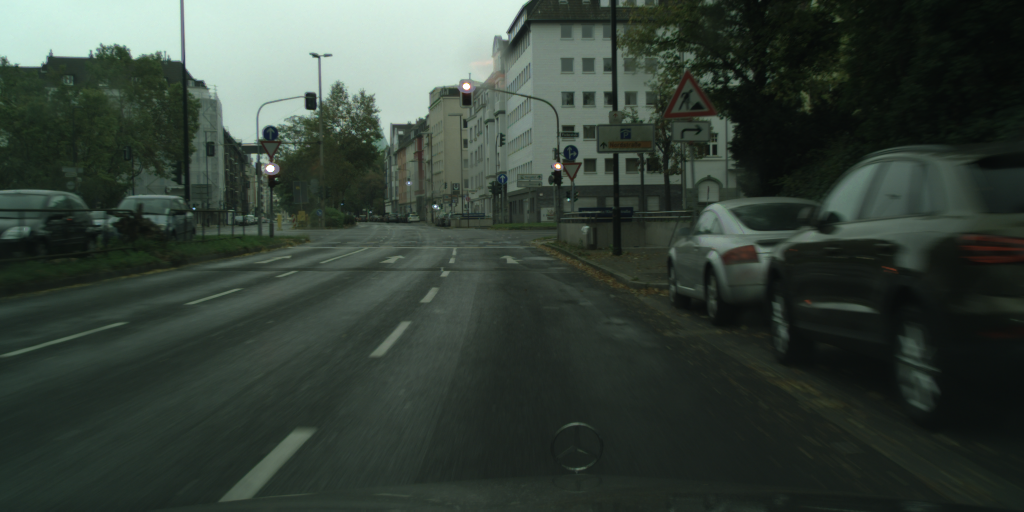
#> input picture phase_I/data/dusseldorf_000049_000024_leftImg8bit.png, 2048 x 1024 px (shown at 1/2 size); its folder holds only this picture in this run
$ python 'run_attention .py' --image phase_I/data/dusseldorf_000049_000024_leftImg8bit.png --dir phase_I/data
#> lines starting #> are read from the running program, lines starting #| are printed output that depends on the picture; after the words box and inside, x2 and y2 are one past the last pixel; in counts of white or black regions, pixels touching at a corner belong together

try:
    print("Elementary imports: ")
    import os
    import json
    import glob
    import argparse
    print("numpy/scipy imports:")
    import numpy as np
    from scipy import signal as sg
    import scipy.ndimage as ndimage
    from scipy.ndimage.filters import maximum_filter
    from scipy import misc
    print("PIL imports:")
    from PIL import Image
    print("matplotlib imports:")
    import matplotlib.pyplot as plt
    import matplotlib.patches as patches
except ImportError:
    print("Need to fix the installation")
    raise
print("All imports okay. Yay!")


def find_tfl_lights(image1, red_image, green_image, **kwargs):
    """
    Detect candidates for TFL lights. Use c_image, kwargs and you imagination to implement
    :param c_image: The image itself as np.uint8, shape of (H, W, 3)
    :param kwargs: Whatever config you want to pass in here
    :return: 4-tuple of x_red, y_red, x_green, y_green
    """
    x_red, y_red, x_green, y_green = convolution(image1,  red_image, green_image)
    return x_red, y_red, x_green, y_green
    # [5 lines of commented-out code are left out]


def show_image_and_gt(image, objs, fig_num=None):
    plt.figure(fig_num).clf()
    plt.imshow(image)
    labels = set()
    if objs is not None:
        for o in objs:
            poly = np.array(o['polygon'])[list(np.arange(len(o['polygon']))) + [0]]
            plt.plot(poly[:, 0], poly[:, 1], 'r', label=o['label'])
            labels.add(o['label'])
        if len(labels) > 1:
            plt.legend()


def test_find_tfl_lights(image_path, json_path=None, fig_num=None):
    """
    Run the attention code
    """
    image = np.array(Image.open(image_path))
#> image is the input picture: shape (1024, 2048, 3); mean R, G, B 53.7, 64.6, 56.4
    image1 = image
    # image = image[:, :, 0]
    red_image = image[:, :, 0]
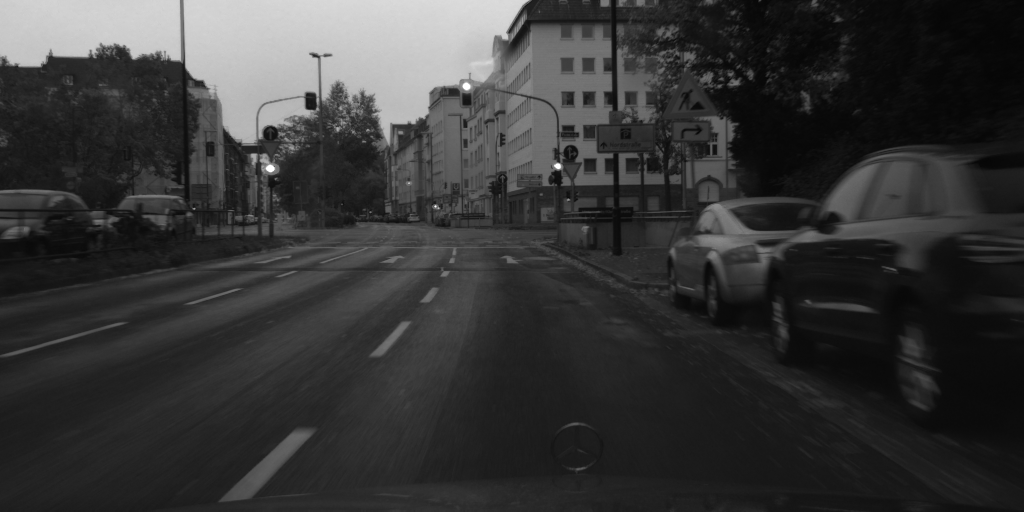
#> red_image: shape (1024, 2048) (shown at 1/2 size); min 0, max 255, mean 53.7
    green_image = image[:, :, 1]
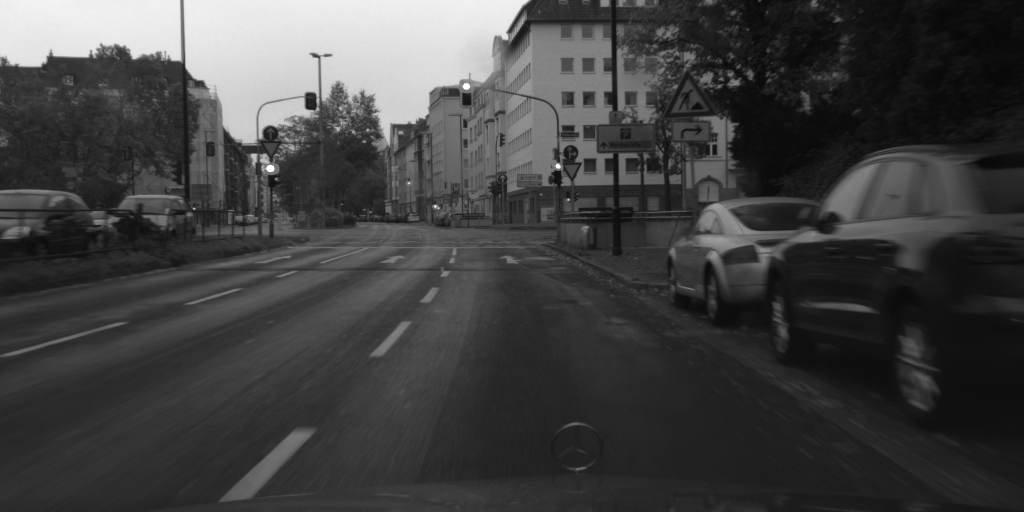
#> green_image: shape (1024, 2048) (shown at 1/2 size); min 8, max 255, mean 64.6
    if json_path is None:
        objects = None
    else:
        gt_data = json.load(open(json_path))
        what = ['traffic light']
        objects = [o for o in gt_data['objects'] if o['label'] in what]
    show_image_and_gt(image, objects, fig_num)
    red_x, red_y, green_x, green_y = find_tfl_lights(image, red_image, green_image, some_threshold=42)
    plt.plot(red_x, red_y, 'ro', color='r', markersize=4)
    plt.plot(green_x, green_y, 'ro', color='g', markersize=4)


def convolution(image1, red_image, green_image):
    kernel = np.array([[-2 / 324, -2 / 324, -2 / 324, -2 / 324, -2 / 324, -2 / 324, -2 / 324, -2 / 324, -2 / 324, -2 / 324, -2 / 324, -2 / 324, -2 / 324, -2 / 324, -2 / 324, -2/324, -2/324, -2/324],
                       [-2 / 324, -2 / 324, -1 / 324, -1 / 324, -1 / 324, -1 / 324, -1 / 324, -1 / 324, -1 / 324, -1 / 324, -1 / 324, -1 / 324, -1 / 324, -1 / 324, -1 / 324, -1/324, -2/324, -2/324],
                       [-2 / 324, -1 / 324, -1 / 324, -1 / 324, -1 / 324, -1 / 324, -1 / 324, -1 / 324, -1 / 324, -1 / 324, -1 / 324, -1 / 324, -1 / 324, -1 / 324, -1 / 324, -1/324, -1/324, -2/324],
                       [-2 / 324, -1 / 324, -1 / 324, -1 / 324, -1 / 324, -1 / 324, -1 / 324, -1 / 324, -1 / 324, -1 / 324, -1 / 324, -1 / 324, -1 / 324, -1 / 324, -1 / 324, -1/324, -1/324, -2/324],
                       [-2 / 324, -1 / 324, -1 / 324, -1 / 324, -1 / 324, -2 / 324, -2 / 324, -1 / 324, -1 / 324, -1 / 324, -1 / 324, -1 / 324, -2 / 324, -1 / 324, -1 / 324, -1/324, -1/324, -2/324],
                       [-2 / 324, -1 / 324, -1 / 324, -1 / 324, -1 / 324, -2 / 324, -2 / 324, -2 / 324, -2 / 324, -2 / 324, -2 / 324, -2 / 324, -2 / 324, -1 / 324, -1 / 324, -1/324, -1/324, -2/324],
                       [-2 / 324, -1 / 324, -1 / 324, -1 / 324, -1 / 324, -2 / 324, 11 / 324, 11 / 324, 11 / 324, 11 / 324, 11 / 324, 11 / 324, -2 / 324, -1 / 324, -1 / 324, -1/324, -1/324, -2/324],
                       [-2 / 324, -1 / 324, -1 / 324, -1 / 324, -1 / 324, -2 / 324, 11 / 324, 11 / 324, 11 / 324, 11 / 324, 11 / 324, 11 / 324, -2 / 324, -1 / 324, -1 / 324, -1/324, -1/324, -2/324],
                       [-2 / 324, -1 / 324, -1 / 324, -1 / 324, -1 / 324, -2 / 324, 11 / 324, 11 / 324, 11 / 324, 11 / 324, 11 / 324, 11 / 324, -2 / 324, -1 / 324, -1 / 324, -1/324, -1/324, -2/324],
                       [-2 / 324, -1 / 324, -1 / 324, -1 / 324, -1 / 324, -2 / 324, 11 / 324, 11 / 324, 11 / 324, 11 / 324, 11 / 324, 11 / 324, -2 / 324, -1 / 324, -1 / 324, -1/324, -1/324, -2/324],
                       [-2 / 324, -1 / 324, -1 / 324, -1 / 324, -1 / 324, -2 / 324, 11 / 324, 11 / 324, 11 / 324, 11 / 324, 11 / 324, 11 / 324, -2 / 324, -1 / 324, -1 / 324, -1/324, -1/324, -2/324],
                       [-2 / 324, -1 / 324, -1 / 324, -1 / 324, -1 / 324, -2 / 324, 11 / 324, 11 / 324, 11 / 324, 11 / 324, 11 / 324, 11 / 324, -2 / 324, -1 / 324, -1 / 324, -1/324, -1/324, -2/324],
                       [-2 / 324, -1 / 324, -1 / 324, -1 / 324, -1 / 324, -2 / 324, -2 / 324, -2 / 324, -2 / 324, -2 / 324, -2 / 324, -2 / 324, -2 / 324, -1 / 324, -1 / 324, -1/324, -1/324, -2/324],
                       [-2 / 324, -1 / 324, -1 / 324, -1 / 324, -1 / 324, -2 / 324, -2 / 324, -1 / 324, -1 / 324, -1 / 324, -1 / 324, -2 / 324, -2 / 324, -1 / 324, -1 / 324, -1/324, -1/324, -2/324],
                       [-2 / 324, -1 / 324, -1 / 324, -1 / 324, -1 / 324, -1 / 324, -1 / 324, -1 / 324, -1 / 324, -1 / 324, -1 / 324, -1 / 324, -1 / 324, -1 / 324, -1 / 324, -1/324, -1/324, -2/324],
                       [-2 / 324, -1 / 324, -1 / 324, -1 / 324, -1 / 324, -1 / 324, -1 / 324, -1 / 324, -1 / 324, -1 / 324, -1 / 324, -1 / 324, -1 / 324, -1 / 324, -1 / 324, -1/324, -1/324, -2/324],
                       [-2 / 324, -2 / 324, -1 / 324, -1 / 324, -1 / 324, -1 / 324, -1 / 324, -1 / 324, -1 / 324, -1 / 324, -1 / 324, -1 / 324, -1 / 324, -1 / 324, -1 / 324, -1/324, -2/324, -2/324],
                       [-2 / 324, -2 / 324, -2 / 324, -2 / 324, -2 / 324, -2 / 324, -2 / 324, -2 / 324, -2 / 324, -2 / 324, -2 / 324, -2 / 324, -2 / 324, -2 / 324, -2 / 324, -2/324, -2/324, -2/324]])  # Gx + j*Gy
    # scharr = np.array([[-5, 9, 8], [-21, 8, -21], [-0.8, 0, 0]])
    red = sg.convolve2d(red_image, kernel, boundary='symm', mode='same')
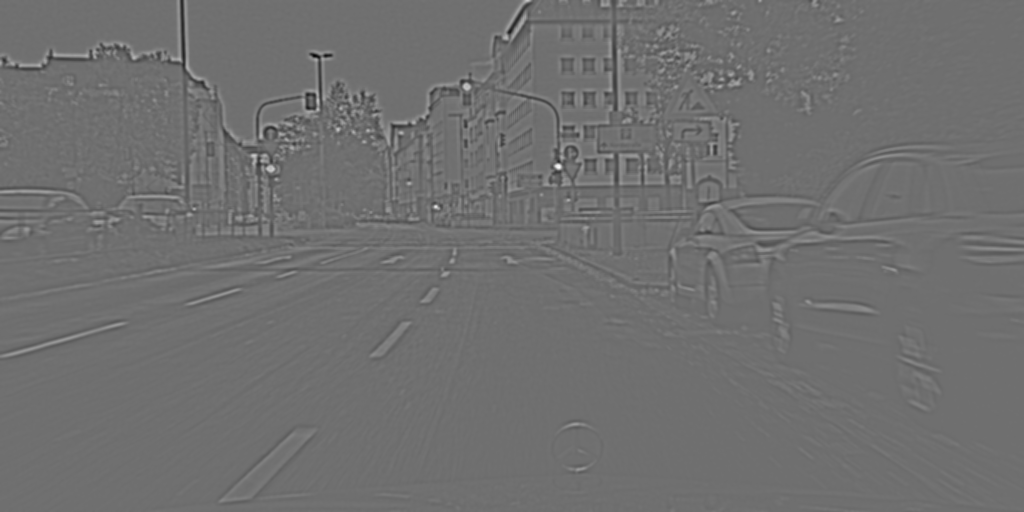
#> red: shape (1024, 2048) float64 (shown at 1/2 size); min -113.2, max 145.5, mean 0.2; drawn with min black and max white
    # [10 lines of commented-out code are left out]
    max_light_red = ndimage.maximum_filter(red, size=5)
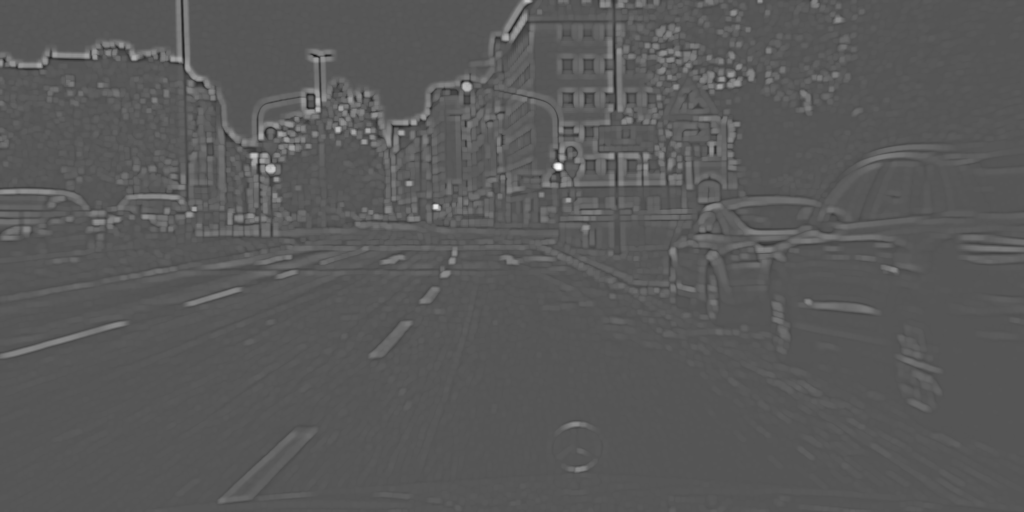
#> max_light_red: shape (1024, 2048) float64 (shown at 1/2 size); min -72.93, max 145.5, mean 3.5; drawn with min black and max white
    # Image.fromarray(max_light).show()
    fig, (max_mag) = plt.subplots(1, 1, figsize=(6, 15))
    max_mag.imshow(np.absolute(max_light_red))
    x_red = []
    y_red = []
    d = 14
    image_height, image_width = max_light_red.shape[:2]
#> image_height = 1024; image_width = 2048
    for coordX in range(0, image_height-d, d):
        for coordY in range(0, image_width-d, d):
            currImage = max_light_red[coordX:coordX+d, coordY:coordY+d]
            localMax = np.amax(currImage)
            maxCurr = np.argmax(currImage)
            # coordinateX, coordinateY = np.unravel_index(np.argmax(currImage), currImage.shape)
            if localMax > 100:
                image1[coordX + maxCurr // d, coordY + maxCurr % d] = [255, 0, 0]
                x_red.append(coordX + maxCurr // d)
                y_red.append(coordY + maxCurr % d)
            currImage[:] = localMax
#> image1: shape (1024, 2048, 3); under 0.01% of pixels changed, all inside (x1, y1, x2, y2) = (870, 332, 1121, 411)
#> after the loop, x_red = [332, 332, 336, 336, 410]; y_red = [1116, 1120, 1116, 1120, 870]
    print("image coordinates (red) :")
    print(x_red)
#| [332, 332, 336, 336, 410]
    print(len(x_red))
#| 5
    print(y_red)
#| [1116, 1120, 1116, 1120, 870]
    # fig, (max_mag) = plt.subplots(1, 1, figsize=(6, 15))
    # max_mag.imshow(image1)
    green = sg.convolve2d(green_image, kernel, boundary='symm', mode='same')
    # [10 lines of commented-out code are left out]
    max_light_green = ndimage.maximum_filter(green, size=5)
    # Image.fromarray(max_light).show()
    fig, (max_mag) = plt.subplots(1, 1, figsize=(6, 15))
    max_mag.imshow(np.absolute(max_light_green))
    x_green = []
    y_green = []
    d = 24
    image_height, image_width = max_light_green.shape[:2]
    for coordX in range(0, image_height-d, d):
        for coordY in range(0, image_width-d, d):
            currImage = max_light_green[coordX:coordX+d, coordY:coordY+d]
            localMax = np.amax(currImage)
            maxCurr = np.argmax(currImage)
            # coordinateX, coordinateY = np.unravel_index(np.argmax(currImage), currImage.shape)
            if localMax > 100:
                image1[coordX + maxCurr // d, coordY + maxCurr % d] = [0, 255, 0]
                x_green.append(coordX + maxCurr // d)
                y_green.append(coordY + maxCurr % d)
            currImage[:] = localMax
#> currImage: shape (24, 24) float64; every value is 1.67
#> image1: shape (1024, 2048, 3); mean R, G, B 53.7, 64.6, 56.4
#> after the loop, x_green = [174, 335, 331, 336, 336, 411]; y_green = [931, 544, 1115, 544, 1115, 869]
    print("image coordinates (green) :")
    print(x_green)
#| [174, 335, 331, 336, 336, 411]
    print(len(x_green))
#| 6
    print(y_green)
#| [931, 544, 1115, 544, 1115, 869]
    fig, (max_mag) = plt.subplots(1, 1, figsize=(6, 15))
    max_mag.imshow(image1)
    return x_red, y_red, x_green, y_green


def main(argv=None):
    """It's nice to have a standalone tester for the algorithm.
    Consider looping over some images from here, so you can manually exmine the results
    Keep this functionality even after you have all system running, because you sometime want to debug/improve a module
    :param argv: In case you want to programmatically run this"""
    # image = Image.open('erfurt_000015_000019_leftImg8bit.png').convert('L')
    parser = argparse.ArgumentParser("Test TFL attention mechanism")
    parser.add_argument('-i', '--image', type=str, help='Path to an image')
    parser.add_argument("-j", "--json", type=str, help="Path to json GT for comparison")
    parser.add_argument('-d', '--dir', type=str, help='Directory to scan images in')
    args = parser.parse_args(argv)
    default_base = '../../data'
    if args.dir is None:
        args.dir = default_base
    flist = glob.glob(os.path.join(args.dir, '*_leftImg8bit.png'))
    for image in flist:
        json_fn = image.replace('_leftImg8bit.png', '_gtFine_polygons.json')
        if not os.path.exists(json_fn):
            json_fn = None
        test_find_tfl_lights(image, json_fn)
#> in find_tfl_lights, `x_red, y_red, x_green, y_green = convolution(image1,  red_image, green..`: x_red = [332, 332, 336, 336, 410]; y_red = [1116, 1120, 1116, 1120, 870]; x_green = [174, 335, 331, 336, 336, 411]; y_green = [931, 544, 1115, 544, 1115, 869]
#> in test_find_tfl_lights, `red_x, red_y, green_x, green_y = find_tfl_lights(image, red_image, gre..`: red_x = [332, 332, 336, 336, 410]; red_y = [1116, 1120, 1116, 1120, 870]; green_x = [174, 335, 331, 336, 336, 411]; green_y = [931, 544, 1115, 544, 1115, 869]
    if len(flist):
        print("You should now see some images, with the ground truth marked on them. Close all to quit.")
    else:
        print("Bad configuration?? Didn't find any picture to show")
    plt.show(block=True)
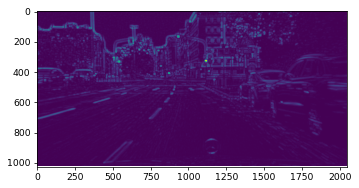
#> figure drawn by matplotlib, 1 panel
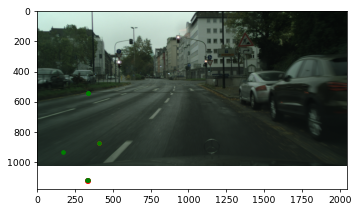
#> figure drawn by matplotlib, 1 panel


if __name__ == '__main__':
    main()

$ run again, on phase_I/data/dusseldorf_000049_000026_leftImg8bit.png
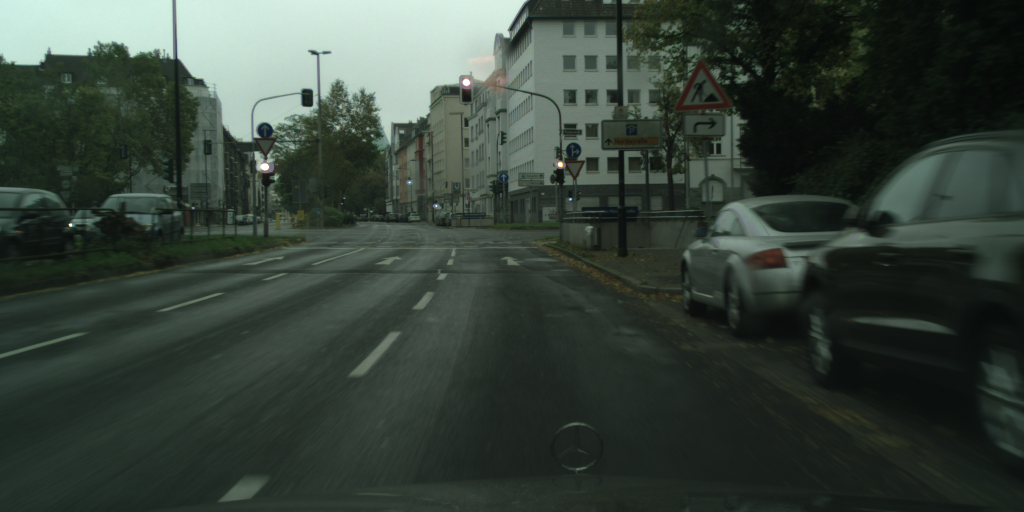
#> input picture phase_I/data/dusseldorf_000049_000026_leftImg8bit.png, 2048 x 1024 px (shown at 1/2 size)
#> in test_find_tfl_lights, image is the input picture: shape (1024, 2048, 3); mean R, G, B 54.2, 65.4, 57.1
#> in convolution, `max_light_red = ndimage.maximum_filter(red, size=5)`:
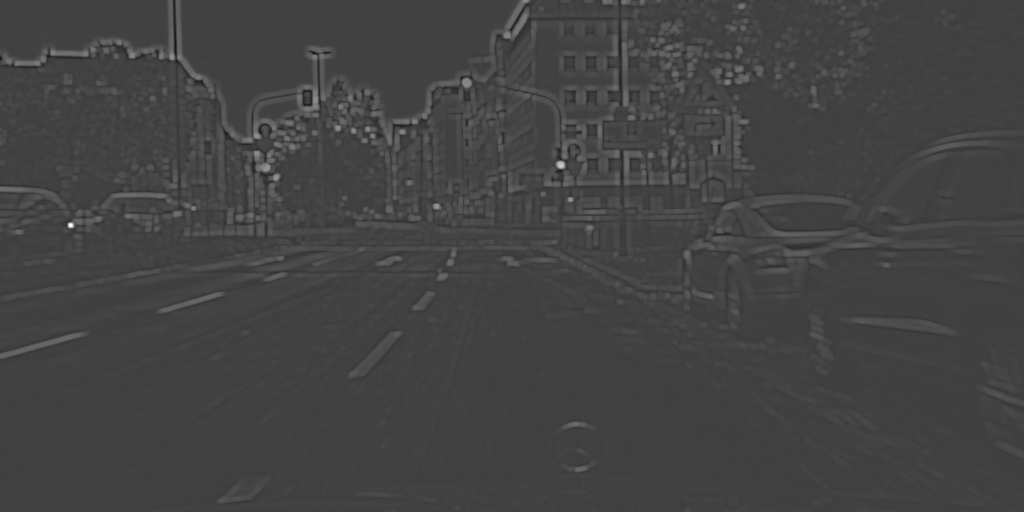
#> max_light_red: shape (1024, 2048) float64 (shown at 1/2 size); min -72.44, max 214, mean 3.6; drawn with min black and max white
#> after the loop in convolution, `for coordX in range(0, image_height-d, d):`: x_red = [329, 329, 447, 447, 448, 448]; y_red = [1119, 1121, 139, 140, 139, 140]
#| [329, 329, 447, 447, 448, 448]
#| 6
#| [1119, 1121, 139, 140, 139, 140]
#> after the loop in convolution, `for coordX in range(0, image_height-d, d):`: x_green = [112, 270, 328, 353, 353, 363, 396, 409, 449, 449]; y_green = [342, 511, 1120, 550, 552, 817, 1138, 871, 139, 144]
#| [112, 270, 328, 353, 353, 363, 396, 409, 449, 449]
#| 10
#| [342, 511, 1120, 550, 552, 817, 1138, 871, 139, 144]
#> in find_tfl_lights, `x_red, y_red, x_green, y_green = convolution(image1,  red_image, green..`: x_red = [329, 329, 447, 447, 448, 448]; y_red = [1119, 1121, 139, 140, 139, 140]; x_green = [112, 270, 328, 353, 353, 363, 396, 409, 449, 449]
#> red_x = [329, 329, 447, 447, 448, 448]; red_y = [1119, 1121, 139, 140, 139, 140]; green_x = [112, 270, 328, 353, 353, 363, 396, 409, 449, 449]; green_y has the same summary as y_green in convolution
#> in main, `plt.show(block=True)`:
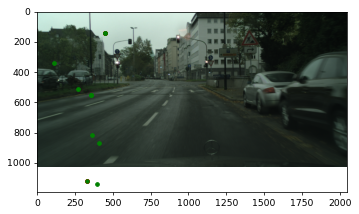
#> figure drawn by matplotlib, 1 panel
